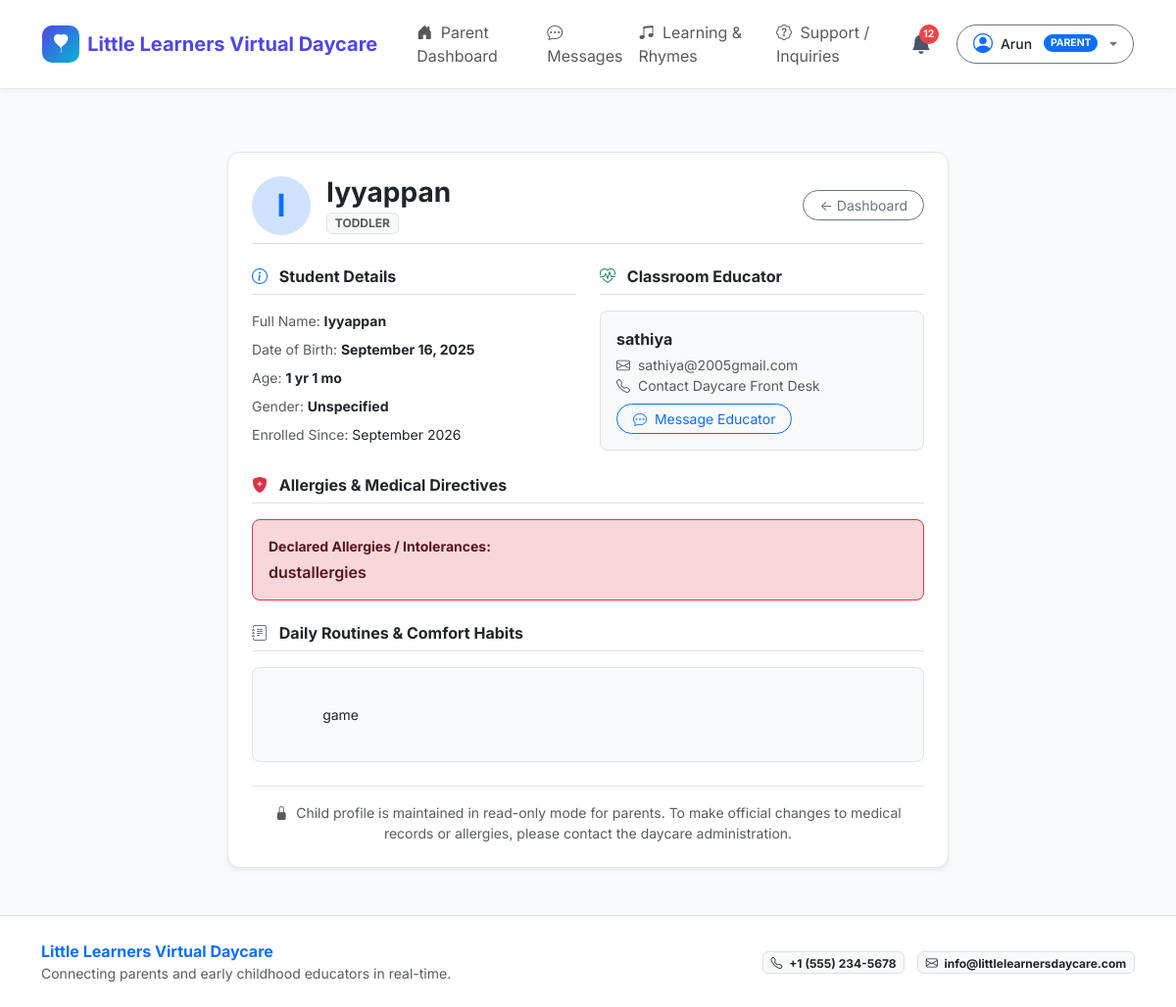
/parent/child/2/profile (signed in), run on the app's committed database.
### models/user.py (models this page shows, shortened)
class User(UserMixin, db.Model):
    __tablename__ = 'users'
    id = db.Column(db.Integer, primary_key=True)
    name = db.Column(db.String(120), nullable=False)
    email = db.Column(db.String(120), unique=True, nullable=False, index=True)
    password_hash = db.Column(db.String(256), nullable=False)
    role = db.Column(db.String(20), nullable=False, default='parent') # 'admin', 'caregiver', 'parent'
    phone = db.Column(db.String(30), nullable=True)
    created_at = db.Column(db.DateTime, default=datetime.utcnow)
    is_approved = db.Column(db.Boolean, default=True) # caregivers need admin approval
    reset_token = db.Column(db.String(100), nullable=True, index=True)
    reset_token_expiry = db.Column(db.DateTime, nullable=True)
    parent_children = db.relationship('Child', back_populates='parent', foreign_keys='Child.parent_id', lazy='dynamic')
    assigned_children = db.relationship('Child', back_populates='caregiver', foreign_keys='Child.caregiver_id', lazy='dynamic')
    activity_logs = db.relationship('ActivityLog', back_populates='author', lazy='dynamic')
    photos_uploaded = db.relationship('Photo', back_populates='uploader', lazy='dynamic')
    sent_messages = db.relationship('Message', back_populates='sender', foreign_keys='Message.sender_id', lazy='dynamic')
    received_messages = db.relationship('Message', back_populates='receiver', foreign_keys='Message.receiver_id', lazy='dynamic')
    notifications = db.relationship('Notification', back_populates='user', lazy='dynamic', cascade='all, delete-orphan')
    complaints = db.relationship('Complaint', back_populates='user', lazy='dynamic')
    @property
    def is_admin(self):
        return self.role == 'admin'
    @property
    def is_caretaker(self):
        return self.role in ('caretaker', 'caregiver')
    @property
    def is_caregiver(self):
        return self.is_caretaker
    @property
    def is_parent(self):
        return self.role == 'parent'
    @property
    def display_role(self):
        if self.is_caretaker:
            return "Caretaker"
        return self.role.title()

### models/child.py (models this page shows, shortened)
class Child(db.Model):
    __tablename__ = 'children'
    id = db.Column(db.Integer, primary_key=True)
    name = db.Column(db.String(120), nullable=False)
    dob = db.Column(db.Date, nullable=False)
    gender = db.Column(db.String(20), nullable=True, default='unspecified')
    allergies = db.Column(db.Text, nullable=True)
    notes = db.Column(db.Text, nullable=True)
    photo_url = db.Column(db.String(255), nullable=True)
    qr_code_path = db.Column(db.String(255), nullable=True)
    parent_id = db.Column(db.Integer, db.ForeignKey('users.id'), nullable=False)
    caregiver_id = db.Column(db.Integer, db.ForeignKey('users.id'), nullable=True)
    created_at = db.Column(db.DateTime, default=datetime.utcnow)
    parent = db.relationship('User', foreign_keys=[parent_id], back_populates='parent_children')
    caregiver = db.relationship('User', foreign_keys=[caregiver_id], back_populates='assigned_children')
    activity_logs = db.relationship(
        'ActivityLog', back_populates='child', cascade='all, delete-orphan',
        order_by='ActivityLog.timestamp.desc()', lazy='dynamic'
    )
    photos = db.relationship(
        'Photo', back_populates='child', cascade='all, delete-orphan',
        order_by='Photo.timestamp.desc()', lazy='dynamic'
    )
    attendance_records = db.relationship(
        'Attendance', back_populates='child', cascade='all, delete-orphan',
        order_by='Attendance.date.desc()', lazy='dynamic'
    )
    messages = db.relationship(
        'Message', back_populates='child', cascade='all, delete-orphan',
        order_by='Message.timestamp.asc()', lazy='dynamic'
    )
    @property
    def age_string(self):
        if not self.dob:
            return "N/A"
        today = date.today()
        years = today.year - self.dob.year
        months = today.month - self.dob.month
        if today.day < self.dob.day:
            months -= 1
        if months < 0:
            years -= 1
            months += 12
        if years == 0:
            return f"{months} month{'s' if months != 1 else ''}"
        elif months == 0:
            return f"{years} year{'s' if years != 1 else ''}"
        else:
            return f"{years} yr{'s' if years != 1 else ''} {months} mo"
    @property
    def age_group(self):
        if not self.dob:
            return "all"
        today = date.today()
        age_years = (today - self.dob).days / 365.25
        if age_years < 1.0:
            return "infant"
        elif age_years < 3.0:
            return "toddler"
        else:
            return "preschool"

### routes/parent.py (the view)
@parent_bp.route('/child/<int:child_id>/profile')
def child_profile(child_id):
    child = get_authorized_child(child_id)
    return render_template('parent/child_profile.html', child=child)

### templates/parent/child_profile.html (shortened to what this page needs)
{% extends "base.html" %}
{% block content %}
<div class="container py-4">
  <div class="row justify-content-center">
    <div class="col-md-8">
      <div class="card card-custom p-4 shadow-sm bg-white">
        <div class="d-flex justify-content-between align-items-center mb-4 pb-2 border-bottom">
          <div class="d-flex align-items-center gap-3">
            <div class="rounded-circle bg-primary-subtle text-primary fw-bold fs-2 d-flex align-items-center justify-content-center" style="width: 60px; height: 60px;">
              {{ child.name[:1] }}
            </div>
            <div>
              <h3 class="fw-bold text-dark mb-0">{{ child.name }}</h3>
              <span class="badge bg-light text-muted border text-uppercase">{{ child.age_group }}</span>
            </div>
          </div>
          <a href="{{ url_for('parent.dashboard') }}" class="btn btn-outline-secondary btn-sm rounded-pill px-3">
            &larr; Dashboard
          </a>
        </div>
        <div class="row g-4">
          <div class="col-md-6">
            <h6 class="fw-bold text-dark border-bottom pb-2 mb-3">
              <i class="bi bi-info-circle text-primary me-2"></i> Student Details
            </h6>
            <ul class="list-unstyled small mb-0">
              <li class="mb-2"><span class="text-muted">Full Name:</span> <strong class="text-dark">{{ child.name }}</strong></li>
              <li class="mb-2"><span class="text-muted">Date of Birth:</span> <strong class="text-dark">{{ child.dob.strftime('%B %d, %Y') if child.dob else 'N/A' }}</strong></li>
              <li class="mb-2"><span class="text-muted">Age:</span> <strong class="text-dark">{{ child.age_string }}</strong></li>
              <li class="mb-2"><span class="text-muted">Gender:</span> <strong class="text-dark">{{ child.gender.title() if child.gender else 'Unspecified' }}</strong></li>
              <li class="mb-2"><span class="text-muted">Enrolled Since:</span> <span class="text-dark">{{ child.created_at.strftime('%B %Y') if child.created_at else 'Recent' }}</span></li>
            </ul>
          </div>
          <div class="col-md-6">
            <h6 class="fw-bold text-dark border-bottom pb-2 mb-3">
              <i class="bi bi-heart-pulse text-success me-2"></i> Classroom Educator
            </h6>
            {% if child.caregiver %}
              <div class="p-3 bg-light rounded-3 border">
                <strong class="text-dark d-block mb-1">{{ child.caregiver.name }}</strong>
                <span class="d-block small text-muted"><i class="bi bi-envelope me-1"></i> {{ child.caregiver.email }}</span>
                <span class="d-block small text-muted"><i class="bi bi-telephone me-1"></i> {{ child.caregiver.phone or 'Contact Daycare Front Desk' }}</span>
                <div class="mt-2">
                  <a href="{{ url_for('messages.thread', child_id=child.id) }}" class="btn btn-sm btn-outline-primary rounded-pill px-3">
                    <i class="bi bi-chat-dots me-1"></i> Message Educator
                  </a>
                </div>
              </div>
            {% else %}
              <div class="p-3 bg-light rounded-3 border text-muted small">
                Staff educator assignment pending.
              </div>
            {% endif %}
          </div>
          <div class="col-12">
            <h6 class="fw-bold text-dark border-bottom pb-2 mb-3">
              <i class="bi bi-shield-fill-plus text-danger me-2"></i> Allergies &amp; Medical Directives
            </h6>
            <div class="p-3 rounded-3 border {% if child.allergies and child.allergies.lower() != 'none' %}border-danger bg-danger-subtle text-danger-emphasis{% else %}bg-light text-muted{% endif %}">
              <strong class="d-block small mb-1">Declared Allergies / Intolerances:</strong>
              <p class="mb-0 fw-semibold">{{ child.allergies or 'No known allergies reported.' }}</p>
            </div>
          </div>
          <div class="col-12">
            <h6 class="fw-bold text-dark border-bottom pb-2 mb-3">
              <i class="bi bi-journal-text text-secondary me-2"></i> Daily Routines &amp; Comfort Habits
            </h6>
            <div class="p-3 bg-light rounded-3 border small text-dark" style="white-space: pre-wrap;">
              {{ child.notes or 'No special behavioral or soothing notes specified.' }}
            </div>
          </div>
        </div>
        <div class="text-center mt-4 pt-3 border-top text-muted small">
          <i class="bi bi-lock-fill me-1"></i> Child profile is maintained in read-only mode for parents. To make official changes to medical records or allergies, please contact the daycare administration.
        </div>
      </div>
    </div>
  </div>
</div>
{% endblock %}

### templates/base.html (shortened to what this page needs)
<!DOCTYPE html>
<html lang="en">
<head>
  <link href="https://cdn.jsdelivr.net/npm/bootstrap@5.3.3/dist/css/bootstrap.min.css" rel="stylesheet">
  <link href="https://cdn.jsdelivr.net/npm/bootstrap-icons@1.11.3/font/bootstrap-icons.min.css" rel="stylesheet">
  <link rel="stylesheet" href="{{ url_for('static', filename='css/style.css') }}">
</head>
<body>
  <nav class="navbar navbar-expand-lg navbar-custom sticky-top">
    <div class="container-fluid px-lg-4">
      <a class="navbar-brand brand-logo" href="{{ url_for('index') }}">
        <div class="brand-icon">
          <i class="bi bi-balloon-heart-fill"></i>
        </div>
        <span>{{ daycare_name }}</span>
      </a>
      <div class="collapse navbar-collapse" id="navbarMain">
        <ul class="navbar-nav me-auto mb-2 mb-lg-0 ms-lg-3">
          {% if current_user.is_authenticated %}
            {% if current_user.is_admin %}
              <li class="nav-item">
                <a class="nav-link {% if request.endpoint == 'admin.dashboard' %}active fw-bold text-primary{% endif %}" href="{{ url_for('admin.dashboard') }}">
                  <i class="bi bi-speedometer2 me-1"></i> Dashboard
                </a>
              </li>
              <li class="nav-item">
                <a class="nav-link {% if 'caregiver' in request.endpoint %}active fw-bold text-primary{% endif %}" href="{{ url_for('admin.caregivers') }}">
                  <i class="bi bi-person-badge me-1"></i> Caretakers
                </a>
              </li>
              <li class="nav-item">
                <a class="nav-link {% if 'children' in request.endpoint or 'child' in request.endpoint %}active fw-bold text-primary{% endif %}" href="{{ url_for('admin.children') }}">
                  <i class="bi bi-people me-1"></i> Children
                </a>
              </li>
              <li class="nav-item">
                <a class="nav-link {% if 'complaint' in request.endpoint %}active fw-bold text-primary{% endif %}" href="{{ url_for('admin.complaints') }}">
                  <i class="bi bi-chat-square-dots me-1"></i> Inquiries & Complaints
                </a>
              </li>
              <li class="nav-item">
                <a class="nav-link {% if 'learning' in request.endpoint %}active fw-bold text-primary{% endif %}" href="{{ url_for('admin.learning') }}">
                  <i class="bi bi-book me-1"></i> Learning Resources
                </a>
              </li>
            {% elif current_user.is_parent %}
              <li class="nav-item">
                <a class="nav-link {% if request.endpoint == 'parent.dashboard' %}active fw-bold text-primary{% endif %}" href="{{ url_for('parent.dashboard') }}">
                  <i class="bi bi-house-door-fill me-1"></i> Parent Dashboard
                </a>
              </li>
              <li class="nav-item">
                <a class="nav-link {% if 'messages' in request.endpoint %}active fw-bold text-primary{% endif %}" href="{{ url_for('messages.message_threads') }}">
                  <i class="bi bi-chat-dots me-1"></i> Messages
                </a>
              </li>
              <li class="nav-item">
                <a class="nav-link {% if 'learning' in request.endpoint %}active fw-bold text-primary{% endif %}" href="{{ url_for('learning.index') }}">
                  <i class="bi bi-music-note-beamed me-1"></i> Learning & Rhymes
                </a>
              </li>
              <li class="nav-item">
                <a class="nav-link {% if 'complaint' in request.endpoint %}active fw-bold text-primary{% endif %}" href="{{ url_for('parent.complaints') }}">
                  <i class="bi bi-patch-question me-1"></i> Support / Inquiries
                </a>
              </li>
            {% endif %}
          {% endif %}
        </ul>
        <div class="d-flex align-items-center gap-3">
          {% if current_user.is_authenticated %}
            <div class="dropdown">
              <button class="notification-bell-btn position-relative" type="button" id="notificationBellBtn" data-bs-toggle="dropdown" aria-expanded="false">
                <i class="bi bi-bell-fill"></i>
                <span id="notificationBadge" class="notification-badge {% if unread_notifs_count == 0 %}d-none{% endif %}">
                  {{ unread_notifs_count }}
                </span>
              </button>
            </div>
            <div class="dropdown">
              <button class="btn btn-sm btn-outline-secondary dropdown-toggle d-flex align-items-center gap-2 rounded-pill px-3 py-1" type="button" data-bs-toggle="dropdown" aria-expanded="false">
                <i class="bi bi-person-circle fs-5 text-primary"></i>
                <span class="fw-medium text-dark">{{ current_user.name }}</span>
                <span class="badge {% if current_user.is_admin %}bg-dark{% elif current_user.is_caregiver %}bg-success{% else %}bg-primary{% endif %} rounded-pill ms-1 text-uppercase" style="font-size: 0.65rem;">
                  {{ current_user.display_role }}
                </span>
              </button>
            </div>
          {% else %}
            <a href="{{ url_for('auth.login') }}" class="btn btn-outline-primary btn-sm px-3 rounded-pill fw-medium">Sign In</a>
            <a href="{{ url_for('auth.register') }}" class="btn btn-primary btn-sm px-3 rounded-pill fw-medium">Register</a>
          {% endif %}
        </div>
      </div>
    </div>
  </nav>
  <div class="toast-container position-fixed bottom-0 end-0 p-3" id="toastContainer" style="z-index: 1090;"></div>
  <main class="py-4">
    {% block content %}{% endblock %}
  </main>
  <footer class="bg-white border-top py-4 mt-auto">
    <div class="container">
      <div class="row align-items-center gy-3">
        <div class="col-md-6 text-center text-md-start">
          <span class="fw-bold text-primary">{{ daycare_name }}</span>
          <p class="text-muted small mb-0">Connecting parents and early childhood educators in real-time.</p>
        </div>
        <div class="col-md-6 text-center text-md-end">
          <span class="badge bg-light text-dark border me-2"><i class="bi bi-telephone me-1"></i> {{ daycare_phone }}</span>
          <span class="badge bg-light text-dark border"><i class="bi bi-envelope me-1"></i> {{ daycare_email }}</span>
        </div>
      </div>
    </div>
  </footer>
</body>
</html>

### data on the page
User: name "Arun", display_role "PARENT"
Child: name "I", name "Iyyappan", age_group "TODDLER", dob "September 16, 2025", age_string "1 yr 1 mo", gender "Unspecified", created_at "September 2026", allergies "dustallergies", notes "game"
User: caregiver.name "sathiya", caregiver.email "sathiya@2005gmail.com", caregiver "Contact Daycare Front Desk"

### other printed values
{{ daycare_name }} "Little Learners Virtual Daycare"
{{ unread_notifs_count }} "12"
{{ daycare_phone }} "+1 (555) 234-5678"
{{ daycare_email }} "info@littlelearnersdaycare.com"
